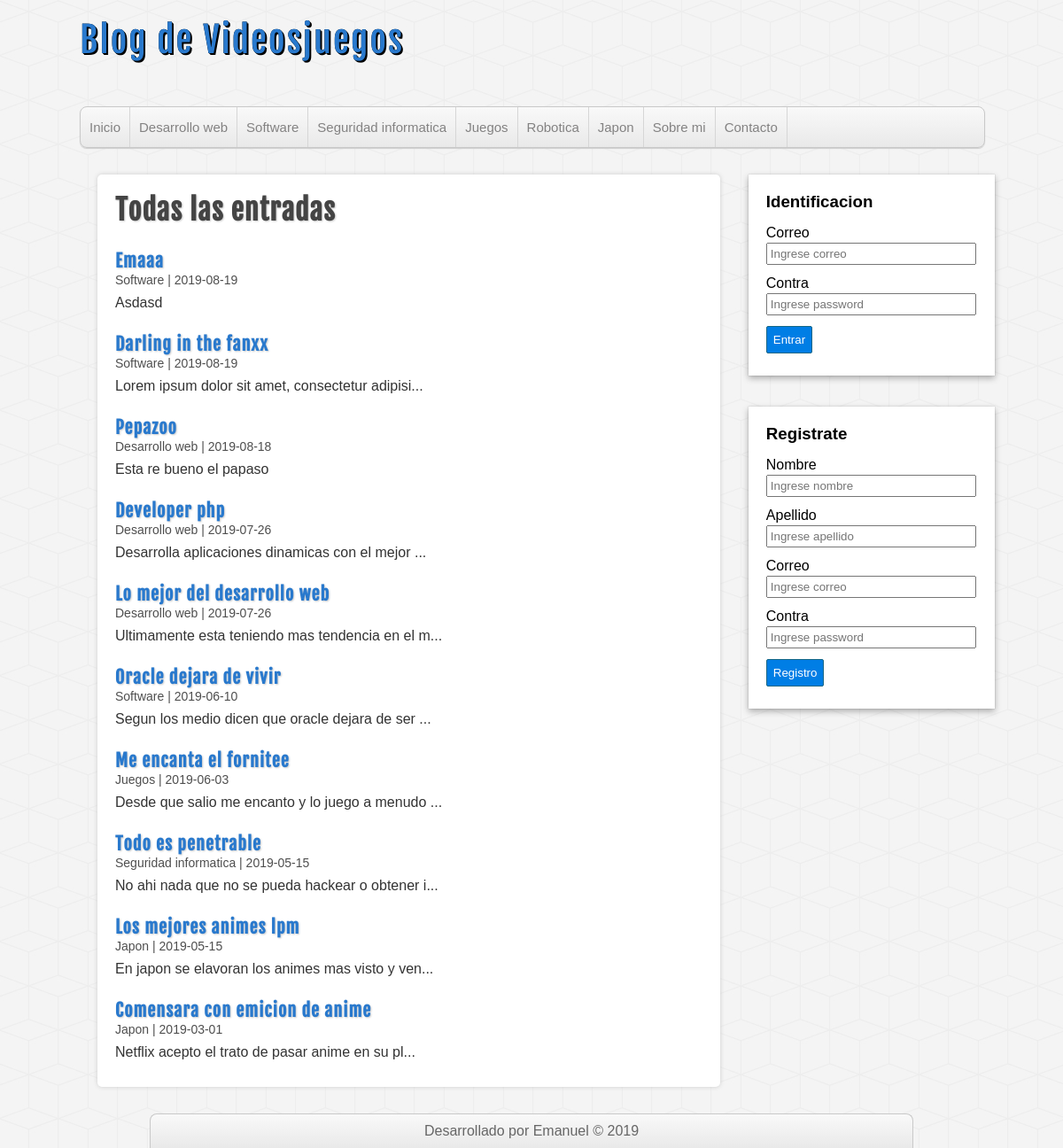
/listarEntradas.php, run on the app's committed database.
### tables this page shows
CREATE TABLE `categorias` (
  `id_categoria` int(11) NOT NULL,
  `nombre` varchar(100) NOT NULL
);

CREATE TABLE `entradas` (
  `id_entrada` int(11) NOT NULL,
  `id_usuario` int(11) NOT NULL,
  `id_cate` int(11) NOT NULL,
  `titulo` varchar(100) NOT NULL,
  `descripcion` text,
  `fecha` date NOT NULL
);

### includes/fuciones.mysql.php (called while the page is built, shortened)
<?php
function obtenerCategorias($core){
	$sql = "SELECT * FROM categorias ORDER BY id_categoria ASC";
	$consult = $core->query($sql);
	return $consult;
}
function obtenerEntradas($core,$limit = null, $id = null, $seach = null){
	if (is_null($limit)) {
		$sql = "SELECT e.*, c.nombre AS categoria FROM entradas e INNER JOIN categorias c ON e.id_cate = c.id_categoria ORDER BY e.id_entrada DESC LIMIT 4";
	}else{
		if (!is_null($id)) {
			$sql = "SELECT e.*, c.nombre AS categoria FROM entradas e INNER JOIN categorias c ON e.id_cate = c.id_categoria WHERE e.id_usuario = '$id' ORDER BY e.id_entrada DESC";
		}else{
			if (is_null($seach)) {
				$sql = "SELECT e.*, c.nombre AS categoria FROM entradas e INNER JOIN categorias c ON e.id_cate = c.id_categoria ORDER BY e.fecha DESC";
			}else{
				$sql = "SELECT e.*, c.nombre AS categoria FROM entradas e INNER JOIN categorias c ON e.id_cate = c.id_categoria WHERE e.titulo LIKE '%$seach%' ORDER BY e.fecha DESC";
			}
		}
	}
	$consult = $core->query($sql);
	return $consult;
}

### includes/funciones.php (the view, shortened to what this page needs)
<?php
require_once 'fuciones.mysql.php';
function limitandoCaracteres($cadena,$limite){
	$devolvemos = $cadena;
	if (strlen($cadena) > $limite) {
		$devolvemos = substr($cadena, 0,$limite).'...';
	}
	return ucfirst($devolvemos);
}
function mostrarCategorias($core, $tipo, $id_cate = null){
	$consulta = obtenerCategorias($core);
	if ($tipo == 'lista') {
		while ($row = $consulta->fetch_assoc()) {
			echo '<li><a href="categorias.php?id='.$row['id_categoria'].'">'.ucfirst($row['nombre']).'</a></li>';
		}
	}
}
function mostrarEntradas($core,$all = null, $main = null, $search = null){
	if (is_null($all)) {
		$sqlEntradas = obtenerEntradas($core);
	}else{
		if (!is_null($main)) {
			$sqlEntradas = obtenerEntradas($core,1,$main);
		}else{
			if (is_null($search)) {
				$sqlEntradas = obtenerEntradas($core,1);
			}else{
				$sqlEntradas = obtenerEntradas($core,1,null,$search);
			}
		}
	}
	if ($sqlEntradas->num_rows >= 1) {
		while ($row = $sqlEntradas->fetch_assoc()) {
			echo '<article class="entrada">
					<a href="entradas.php?id_post='.$row['id_entrada'].'">
						<h2>'.ucfirst($row['titulo']).'</h2>
						<span class="fecha">'.ucfirst($row['categoria']).' | '.$row['fecha'].'</span>
						<p>'.limitandoCaracteres($row['descripcion'],47).'</p>
					</a>
				</article>';
		}
	}else{
		echo '<h3>No ahi post publicados</h3>';
	}
}

### assets/css/styles.css (style rules this page uses)
* { margin: 0; padding: 0; font-family: sans-serif, Helvetica,Arial; text-decoration: none; }
body { background: url('../img/cubes.png') #f4f4f4; }
#menu ul li { float: left; border-right: 1px solid #d6d6d6; }
#menu ul li a { display: block; padding-left: 10px; padding-right: 10px; font-size: 15px; color: #838282; }
.principal a { color: #333; }
.principal h2 { font-size: 20px; color: #2979cd; letter-spacing: 1px; font-family: 'fajala'; text-shadow: 1px 1px 2px #ccc; margin-top: 25px; }
.principal p { margin-top: 8px; margin-bottom: 10px; }
.fecha { color: #4e4e4e; margin-top: 5px; font-size: 14px; }

### data on the page
categorias: nombre "Desarrollo web"
categorias: nombre "Software"
categorias: nombre "Seguridad informatica"
categorias: nombre "Juegos"
categorias: nombre "Robotica"
categorias: nombre "Japon"
entradas: titulo "Emaaa", id_cate.nombre "Software", fecha "2019-08-19", descripcion "Asdasd"
entradas: titulo "Darling in the fanxx", id_cate.nombre "Software", fecha "2019-08-19", descripcion "Lorem ipsum dolor sit amet, consectetur adipisi..."
entradas: titulo "Pepazoo", id_cate.nombre "Desarrollo web", fecha "2019-08-18", descripcion "Esta re bueno el papaso"
entradas: titulo "Developer php", id_cate.nombre "Desarrollo web", fecha "2019-07-26", descripcion "Desarrolla aplicaciones dinamicas con el mejor ..."
entradas: titulo "Lo mejor del desarrollo web", id_cate.nombre "Desarrollo web", fecha "2019-07-26", descripcion "Ultimamente esta teniendo mas tendencia en el m..."
entradas: titulo "Oracle dejara de vivir", id_cate.nombre "Software", fecha "2019-06-10", descripcion "Segun los medio dicen que oracle dejara de ser ..."
entradas: titulo "Me encanta el fornitee", id_cate.nombre "Juegos", fecha "2019-06-03", descripcion "Desde que salio me encanto y lo juego a menudo ..."
entradas: titulo "Todo es penetrable", id_cate.nombre "Seguridad informatica", fecha "2019-05-15", descripcion "No ahi nada que no se pueda hackear o obtener i..."
entradas: titulo "Los mejores animes lpm", id_cate.nombre "Japon", fecha "2019-05-15", descripcion "En japon se elavoran los animes mas visto y ven..."
entradas: titulo "Comensara con emicion de anime", id_cate.nombre "Japon", fecha "2019-03-01", descripcion "Netflix acepto el trato de pasar anime en su pl..."
